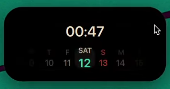
#> input picture quickshell/Opncode Corner/brief/(19) A full walkthrough of my Dynamic Island Quickshell - YouTube-2026-10-09-1791569155173.png, 170 x 89 px
$ python accent_from_wallpaper.py '../Opncode Corner/brief/(19) A full walkthrough of my Dynamic Island Quickshell - YouTube-2026-10-09-1791569155173.png'
#> lines starting #> are read from the running program, lines starting #| are printed output that depends on the picture
#!/usr/bin/env python3
"""Pick a Material 3 accent colour from a wallpaper.

Real Material You pipeline — Google's Material Color Utilities (the same
HCT/CAM16 science matugen uses): Celebi-quantize a downscaled copy, score
the prominent colours (chroma-weighted, so vivid content wins instead of
averaging into mud), and read the accent out of the generated dark
Material 3 scheme. Near-grayscale imagery falls back to the most popular
in-range colour, so a black-and-white wallpaper yields a neutral accent
instead of an unrelated default.

Runs inside its own venv (~/.local/share/quickshell-mcu).
"""
import os
import sys
import warnings

VENV = os.path.expanduser("~/.local/share/quickshell-mcu")
VENV_PY = os.path.join(VENV, "bin", "python")
if sys.prefix != VENV and os.path.exists(VENV_PY):
    os.execv(VENV_PY, [VENV_PY] + sys.argv)

from PIL import Image

from material_color_utilities_python.quantize.quantizer_celebi import QuantizerCelebi
from material_color_utilities_python.score.score import Score
from material_color_utilities_python.scheme.scheme import Scheme
from material_color_utilities_python.utils.theme_utils import Hct, hexFromArgb

# This port's stock cutoff (15) discards everything on muted wallpapers —
# a desert photo scored zero and fell back to Google blue. 5 keeps gentle
# hues while still excluding true grays.
Score.CUTOFF_CHROMA = 5.0


def accent_from(path):
    img = Image.open(path).convert("RGB")
    img.thumbnail((112, 112))
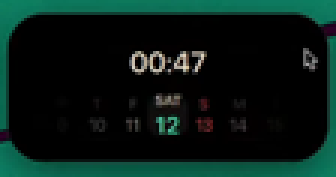
#> img: PIL image 112x59 RGB (shown 3 times larger); mean R, G, B 7.9, 27.6, 22.2
    with warnings.catch_warnings():
        # Pillow 12 deprecates getdata; get_flattened_data is 12+ only.
        warnings.simplefilter("ignore", DeprecationWarning)
        raw = list(img.getdata())
#> raw = 6608 items, first 6: (12, 126, 96), (12, 126, 96), (12, 126, 97), (13, 128, 96), (14, 128, 97), (14, 127, 96)
    pixels = [(0xFF << 24) | (r << 16) | (g << 8) | b for r, g, b in raw]
#> pixels = 6608 values, max 4293055163 at index 2077, min 4278190080 at index 574, mean 4.28e+09
    quantized = QuantizerCelebi.quantize(pixels, 128)

    best = Score.score(quantized)
    if best:
        seed = best[0]
    else:
        # Near-grayscale image: most popular colour with a usable tone, so
        # the accent goes neutral instead of defaulting to blue.
        ranked = sorted(quantized.items(), key=lambda kv: -kv[1])
        seed = next((c for c, n in ranked
                     if 25 <= Hct.fromInt(c).tone <= 85), None)
        if seed is None:
            return None

    # Dark-scheme primary: the canonical Material 3 accent role.
    return hexFromArgb(Scheme.dark(seed).primary).lower()


def main():
    if len(sys.argv) != 2:
        return 1
    try:
        accent = accent_from(sys.argv[1])
    except Exception:
        return 1
    if not accent:
        return 1
    print(accent)
    return 0


if __name__ == "__main__":
    sys.exit(main())
#> (the call stopped at in accent_from, `quantized = QuantizerCelebi.quantize(pixels, 128)`: material_color_utilities_python is not available in this run)

$ run again, on quickshell/Opncode Corner/brief/(19) A full walkthrough of my Dynamic Island Quickshell - YouTube-2026-10-09-1791569225171.png
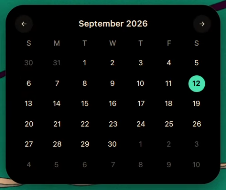
#> input picture quickshell/Opncode Corner/brief/(19) A full walkthrough of my Dynamic Island Quickshell - YouTube-2026-10-09-1791569225171.png, 226 x 190 px
#> in accent_from, `img.thumbnail((112, 112))`:
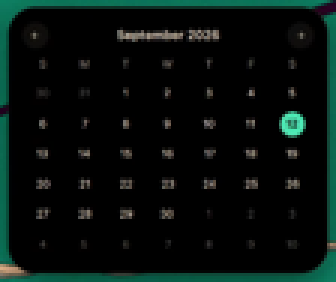
#> img: PIL image 112x94 RGB (shown 3 times larger); mean R, G, B 6.6, 16, 13
#> raw = 10528 items, first 6: (13, 127, 97), (13, 127, 97), (13, 125, 97), (14, 125, 96), (14, 125, 97), (13, 124, 95)
#> pixels = 10528 values, max 4292390021 at index 9968, min 4278190080 at index 346, mean 4.28e+09

$ run again, on quickshell/Opncode Corner/brief/(19) A full walkthrough of my Dynamic Island Quickshell - YouTube-2026-10-09-1791569268274.png
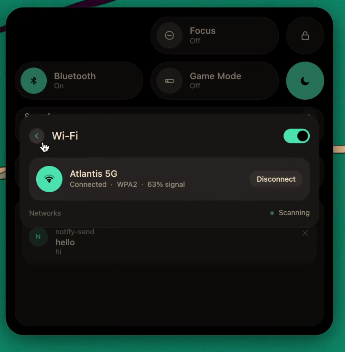
#> input picture quickshell/Opncode Corner/brief/(19) A full walkthrough of my Dynamic Island Quickshell - YouTube-2026-10-09-1791569268274.png, 345 x 352 px
#> in accent_from, `img.thumbnail((112, 112))`:
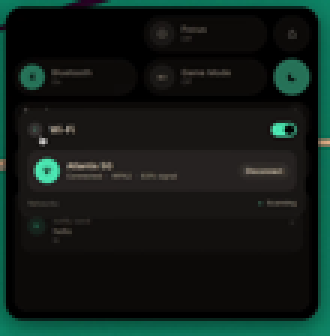
#> img: PIL image 110x112 RGB (shown 3 times larger); mean R, G, B 17.4, 28.7, 23.8
#> raw = 12320 items, first 6: (14, 127, 97), (13, 127, 98), (14, 127, 97), (13, 126, 96), (13, 125, 96), (13, 124, 95)
#> pixels = 12320 values, max 4292849030 at index 5279, min 4278190080 at index 336, mean 4.28e+09

$ run again, on quickshell/Opncode Corner/brief/(19) A full walkthrough of my Dynamic Island Quickshell - YouTube-2026-10-09-1791569280253.png
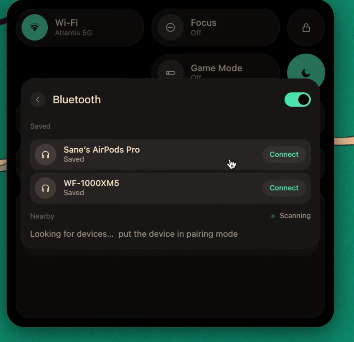
#> input picture quickshell/Opncode Corner/brief/(19) A full walkthrough of my Dynamic Island Quickshell - YouTube-2026-10-09-1791569280253.png, 354 x 342 px
#> in accent_from, `img.thumbnail((112, 112))`:
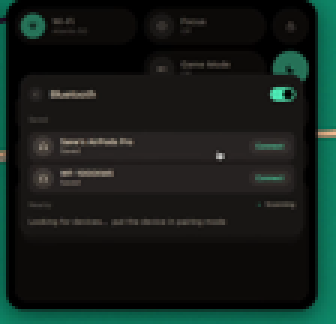
#> img: PIL image 112x108 RGB (shown 3 times larger); mean R, G, B 20.5, 31, 26.2
#> raw = 12096 items, first 6: (14, 118, 92), (13, 119, 92), (13, 118, 91), (12, 118, 90), (14, 92, 69), (6, 30, 22)
#> pixels = 12096 values, max 4294097553 at index 5039, min 4278190080 at index 7, mean 4.28e+09
